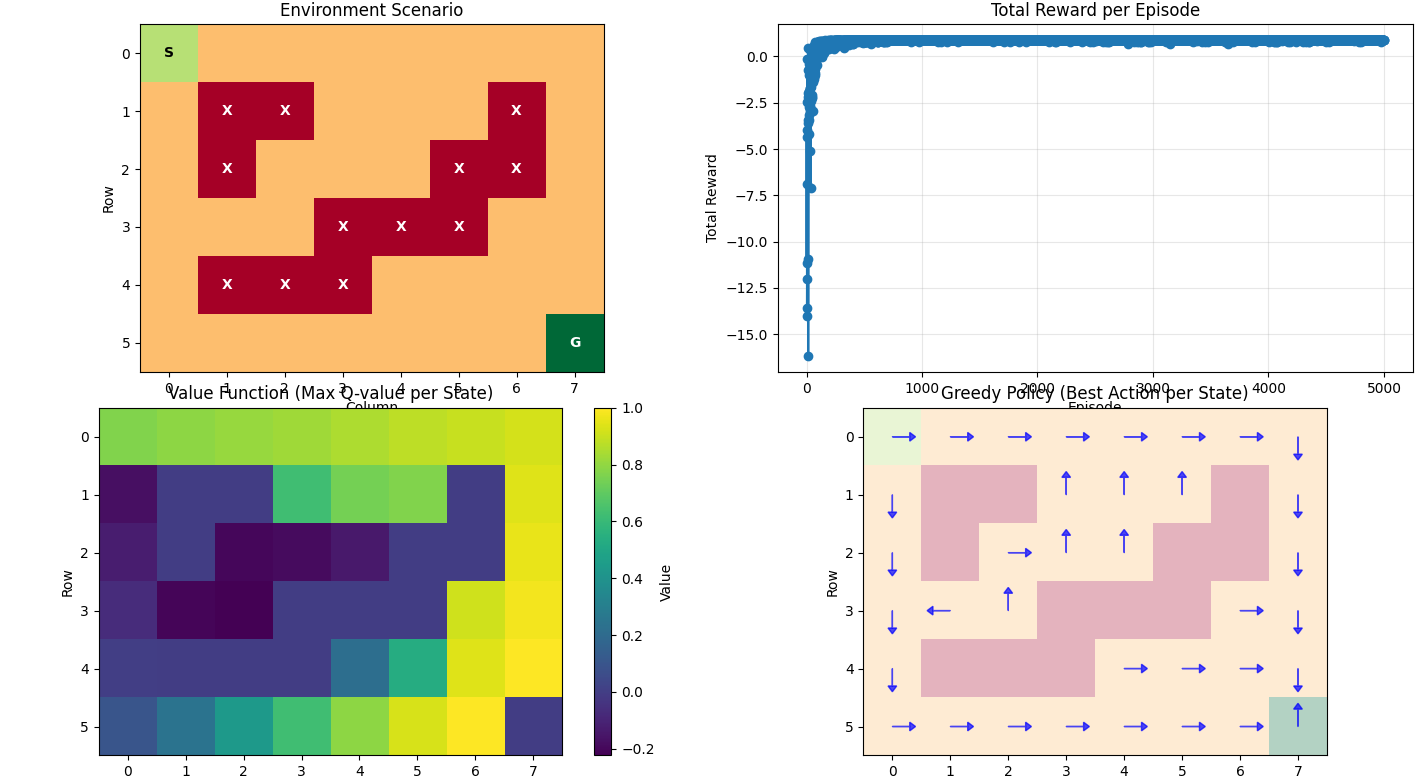

This chart was generated by the following Python code:
"""Implement SARSA with gridworld"""
import numpy as np
import matplotlib.pyplot as plt
import random

# import grid environment
from gridworld_rl.env import GridWorld

#initialise environment
grid_size = (6, 8)

start_pos = (0, 0) # axis stars at top left (matrix index coordinates)
goal_pos = (5, 7)
# Create a maze-like pattern with obstacles
obstacles = [
    (4, 1), (4, 2), (4, 3),
    (3, 3), (3, 4), (3, 5),
    (2, 1), (2, 5), (2, 6),
    (1, 1), (1, 2), (1, 6),
]

env = GridWorld(grid_size, start_pos, goal_pos, obstacles)

# intialise q-table
Q_table = np.zeros((env.grid_size[0], env.grid_size[1], env.num_actions))

# define epsilon greedy policy
def epsilon_greedy(state, epsilon, Q_table, num_actions):
    if random.random() < epsilon:
        action = np.random.choice(num_actions)
    else:
        action = np.argmax(Q_table[state[0]][state[1]])
    return action

"""
SARSA algorithm - Temporal Difference (TD(0)) on the Q function
-> BUT, this is on-policy, so uses same epsilon-greedy policy to update state and learn Q
"""
num_eps = 5000
learning_rate = 0.1
epsilon = 1.0
discount = 0.99
total_rewards = [] # for tracking 

for i in range(num_eps):
    state = env.reset() # remember to reset environment!
    done = False
    episode_rewards = []

    while not done:
        # record the current state
        current = env.agent_pos

        # epsilon greedy polcy
        action = epsilon_greedy(current, epsilon, Q_table, env.num_actions)

        # apply action to environment
        obs, reward, done, info = env.step(action)

        # append action and reward to episode
        episode_rewards.append(reward)

        # SARSA: Use current policy to get next action at new state
        next_action = epsilon_greedy(obs, epsilon, Q_table, env.num_actions)

        # apply Q-learning TD update
        Q_table[current[0]][current[1]][action] += learning_rate * (
            reward + discount * Q_table[obs[0]][obs[1]][next_action]
            - Q_table[current[0]][current[1]][action] 
        )

    # track rewards per episode
    total_rewards.append(sum(episode_rewards))
    # anneal epsilon per episode -> really important so to exploit more later (smaller epsilon)
    epsilon = max(0.01, epsilon * 0.995)
    
    print(f"Episode {i} complete | Episode Reward: {sum(episode_rewards)}")


# plot results
fig, axes = plt.subplots(2, 2, figsize=(14, 12))
axes = axes.flatten()

# Plot 1: Environment scenario
env_grid = np.zeros(env.grid_size)
# Mark obstacles
for obs in obstacles:
    env_grid[obs[0]][obs[1]] = -1
# Mark goal
env_grid[goal_pos[0]][goal_pos[1]] = 2
# Mark start
env_grid[start_pos[0]][start_pos[1]] = 1

im0 = axes[0].imshow(env_grid, cmap='RdYlGn', vmin=-1, vmax=2, origin='upper')
axes[0].set_xlabel('Column')
axes[0].set_ylabel('Row')
axes[0].set_title('Environment Scenario')
# Add text annotations
for i in range(env.grid_size[0]):
    for j in range(env.grid_size[1]):
        if (i, j) == start_pos:
            axes[0].text(j, i, 'S', ha='center', va='center', fontweight='bold', color='black')
        elif (i, j) == goal_pos:
            axes[0].text(j, i, 'G', ha='center', va='center', fontweight='bold', color='white')
        elif (i, j) in obstacles:
            axes[0].text(j, i, 'X', ha='center', va='center', fontweight='bold', color='white')

# Plot 2: Total reward per episode
axes[1].plot(total_rewards, marker='o')
axes[1].set_xlabel('Episode')
axes[1].set_ylabel('Total Reward')
axes[1].set_title('Total Reward per Episode')
axes[1].grid(True, alpha=0.3)

# Plot 3: Q-table value function heatmap (max over actions)
value_function = np.max(Q_table, axis=2)  # max over actions
im = axes[2].imshow(value_function, cmap='viridis', origin='upper')
axes[2].set_xlabel('Column')
axes[2].set_ylabel('Row')
axes[2].set_title('Value Function (Max Q-value per State)')
plt.colorbar(im, ax=axes[2], label='Value')

# Plot 4: Greedy policy arrows
axes[3].imshow(env_grid, cmap='RdYlGn', vmin=-1, vmax=2, origin='upper', alpha=0.3)
axes[3].set_xlabel('Column')
axes[3].set_ylabel('Row')
axes[3].set_title('Greedy Policy (Best Action per State)')

# Direction mappings: UP=0, DOWN=1, LEFT=2, RIGHT=3
# arrow(x, y, dx, dy) — dx is horizontal, dy is vertical
# origin='upper' means row 0 is at top, so UP = negative dy
directions = {
    0: (0, -0.3),   # UP: dx=0, dy=-0.3 (move up on screen)
    1: (0, 0.3),    # DOWN: dx=0, dy=+0.3 (move down on screen)
    2: (-0.3, 0),   # LEFT: dx=-0.3, dy=0 (move left on screen)
    3: (0.3, 0)     # RIGHT: dx=+0.3, dy=0 (move right on screen)
}

for i in range(env.grid_size[0]):
    for j in range(env.grid_size[1]):
        if (i, j) not in obstacles:
            greedy_action = np.argmax(Q_table[i, j, :])
            dx, dy = directions[greedy_action]   # unpack as dx, dy
            axes[3].arrow(j, i, dx, dy, head_width=0.15, head_length=0.1, 
                          fc='blue', ec='blue', alpha=0.7)
            
plt.tight_layout()
plt.show()
fig.savefig("experiments/sarsa.png")


    
